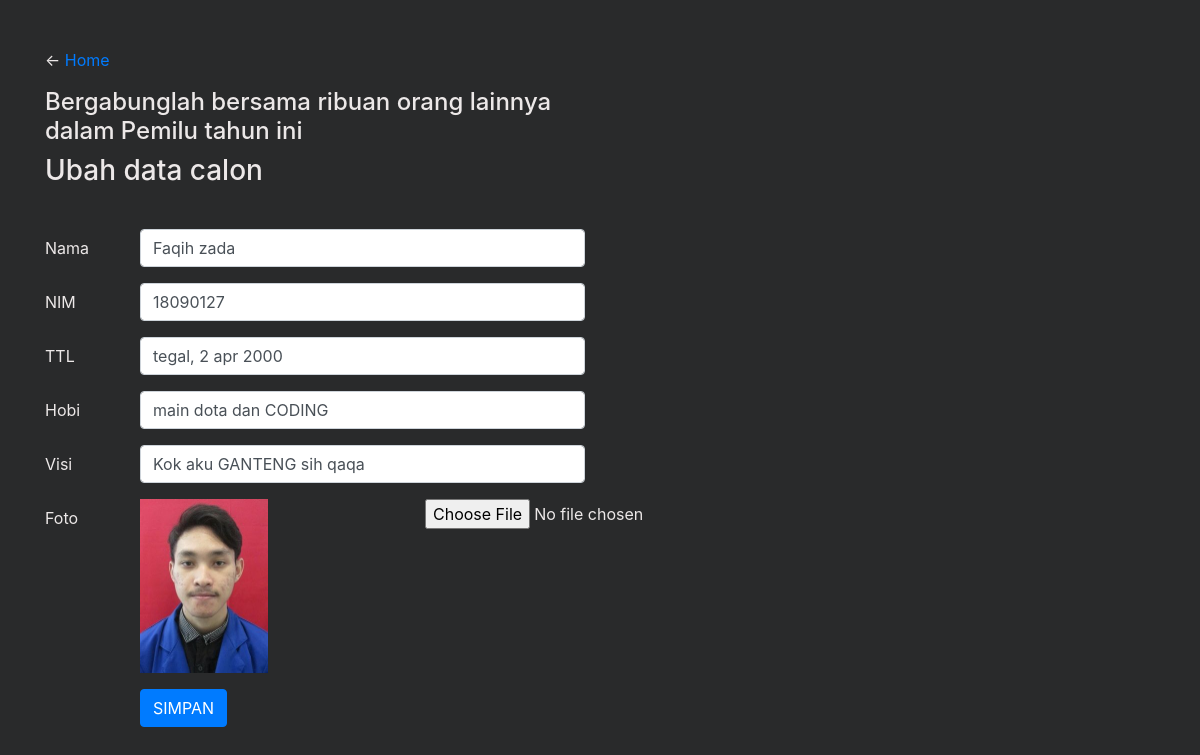
Page /admin/ubahCalon.php?id=1 (signed in) on the committed database.
### tables this page shows
CREATE TABLE `calon` (
  `id` int(11) NOT NULL,
  `nama` varchar(50) NOT NULL,
  `NIM` varchar(150) NOT NULL,
  `Ttl` varchar(100) NOT NULL,
  `Hobi` varchar(100) NOT NULL,
  `visi` varchar(150) NOT NULL,
  `gambar` varchar(100) NOT NULL
);

### function.php (called while the page is built, shortened)
<?php
    $conn = mysqli_connect("localhost","root","","pemilu");
    function query($query){
        global $conn;
        $result = mysqli_query($conn, $query);
        $datacalons = [];
        while($datacalon = mysqli_fetch_assoc($result)){
            $datacalons[] = $datacalon;
        }
        return $datacalons;
    }

### admin/ubahCalon.php (the view, shortened to what this page needs)
<?php
    include('../function.php');
    $id = $_GET["id"];
    $getuser = query("SELECT * FROM calon WHERE id = $id")[0];
?>
<!DOCTYPE html>
<html>
<head>
    <link rel="stylesheet" href="https://stackpath.bootstrapcdn.com/bootstrap/4.1.3/css/bootstrap.min.css"
>
    <link rel="stylesheet" href="../css/style.css">
</head>
<body>
<div class="container mt-5">
    <div class="row">
        <div class="col-md-6">
        <p>&larr; <a href="admin/index.php">Home</a>
        <h4>Bergabunglah bersama ribuan orang lainnya dalam Pemilu tahun ini</h4>
        <h3>Ubah data calon</h3>
        <form action="" method="post" enctype="multipart/form-data">
			<div class="form-group row">
				<div class="col-sm-10">
				</div>
			</div>
			<div class="form-group row">
				<div class="col-sm-10">
				</div>
			</div>
			<div class="form-group row">
				<label class="col-sm-2 col-form-label" for="nama">Nama</label>
				<div class="col-sm-10">
					<input type="text" name="nama" class="form-control" id="nama" required value="<?= $getuser["nama"]; ?>">
				</div>
			</div>
			<div class="form-group row">
				<label class="col-sm-2 col-form-label" for="NIM">NIM</label>
				<div class="col-sm-10">
					<input type="text" name="NIM" id="NIM" class="form-control" required value="<?= $getuser["NIM"]; ?>">
				</div>
			</div>
			<div class="form-group row">
				<label class="col-sm-2 col-form-label" for="TTL">TTL</label>
				<div class="col-sm-10">
					<input type="text" name="Ttl" id="TTL" class="form-control" required value="<?= $getuser["Ttl"]; ?>">
				</div>
			</div>
			<div class="form-group row">
				<label class="col-sm-2 col-form-label" for="Hobi">Hobi</label>
				<div class="col-sm-10">
					<input type="text" name="Hobi" id="Hobi" class="form-control" required value="<?= $getuser["Hobi"]; ?>">
				</div>
			</div>
            <div class="form-group row">
				<label class="col-sm-2 col-form-label" for="Visi">Visi</label>
				<div class="col-sm-10">
					<input type="text" name="visi" id="Visi" class="form-control" required value="<?= $getuser["visi"]; ?>">
				</div>
			</div>
            <div class="form-group row">
                <label class="col-sm-2 col-form-label" for="foto">Foto</label>
				<div class="col-sm-6">
					<img src="../images/<?= $getuser["gambar"]; ?>" alt="" width="50%">
				</div>
				<div class="col-sm-4">
                    <input type="file" id="foto" name="gambar">
                </div>
            </div>
			<div class="form-group row">
				<label class="col-sm-2 col-form-label">&nbsp;</label>
				<div class="col-sm-10">
					<input type="submit" name="submit" class="btn btn-primary" value="SIMPAN">
				</div>
			</div>
			</form>
			</div>
		</div>
	</div>
</body>
</html>

### admin/ubahCalon.php (style rules this page uses)
body { height: auto; background-color: rgb(41, 42, 43); color: rgb(236, 232, 232); justify-content: center; align-items: center; }

### rows in the picture
calon: nama "Faqih zada", NIM "18090127", Ttl "tegal, 2 apr 2000", Hobi "main dota dan CODING", visi "Kok aku GANTENG sih qaqa", gambar (picture)
